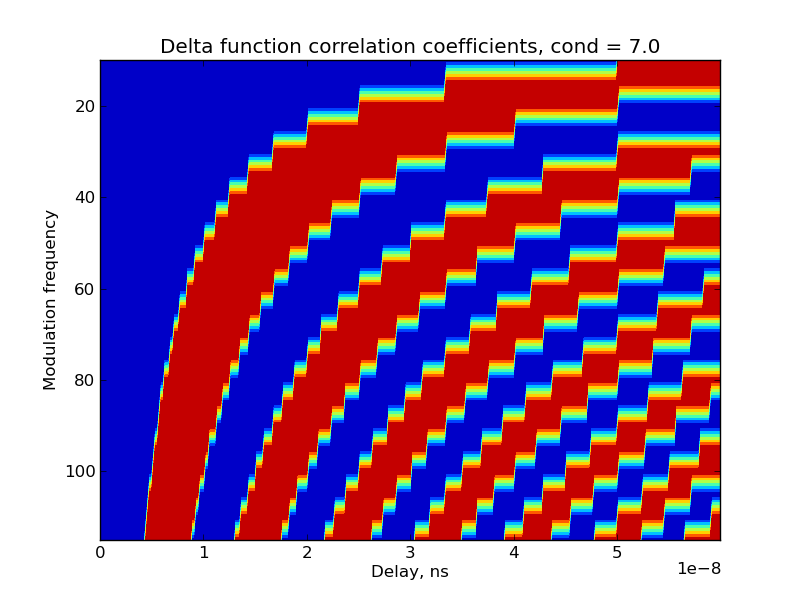

The script that saved this image:
"""
Calibration matrix simulation within the delta function approximation.
-----------
Dima Borzov, 2013
"""


import numpy as np
import matplotlib.pyplot as plt


def c(f, d):
    T = 1e-6 / f
    if d % T > T/2.:
        return +10.
    else:
        return -10.

delay_list = np.arange(0., 60e-9, 1.849536e-10)
f_list = np.arange(10., 120., 5.)
#X, Y = np.meshgrid(delay_list, f_list)
C = np.zeros((len(f_list),len(delay_list)))

for i, row in enumerate(C):
    for j, element in enumerate(row):
        C[i,j] = c(f_list[i], delay_list[j])

plt.contourf(delay_list,f_list,C)
plt.gca().invert_yaxis()
cond_number = np.floor(np.linalg.cond(C))
plt.title('Delta function correlation coefficients, cond = ' +
    str(cond_number))
plt.xlabel('Delay, ns')
plt.ylabel('Modulation frequency')
plt.savefig('delta-shift.png')
plt.clf()
